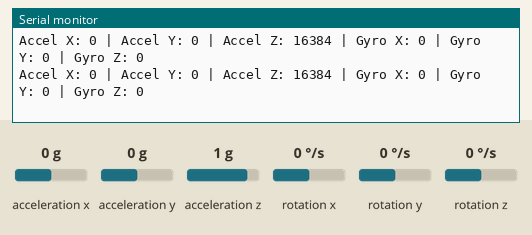
This sketch was run on a simulated Arduino Uno, built with avr-gcc and run on an emulated ATmega328P. Shown: the last lines printed to the serial monitor. The test bench sets the inputs (shaded band); at power-on: acceleration x 0 g, acceleration y 0 g, acceleration z 1 g, rotation x 0 °/s, rotation y 0 °/s, rotation z 0 °/s.

Above: at 1.2 s.
1.3 s: acceleration x set to -1.4 g
At 1.9 s:
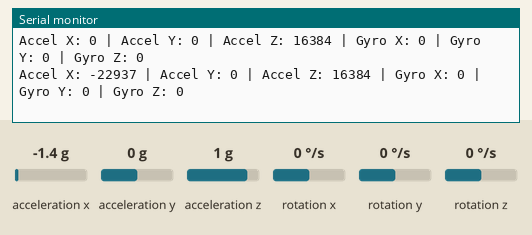
2.8 s: acceleration y set to -1.4 g
At 3.5 s:
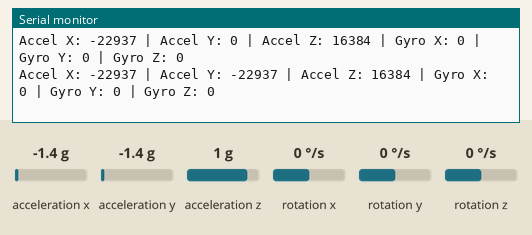
4.3 s: acceleration z set to -1.4 g
At 5.0 s:
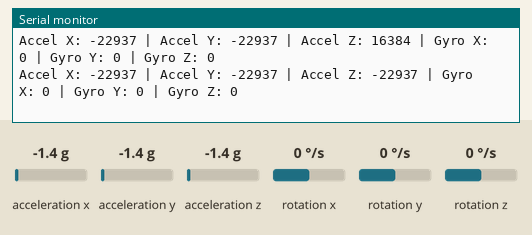
5.8 s: rotation x set to -192 °/s
At 6.5 s:
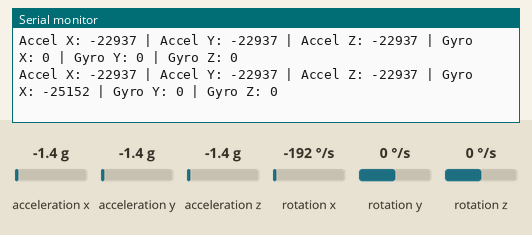
7.3 s: rotation y set to -192 °/s
At 8.0 s:
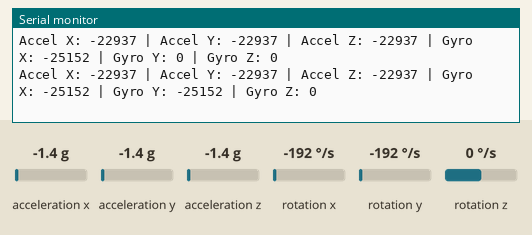

The sketch:

sketch_mar12a.ino
```cpp
#include <Wire.h>
#include <MPU6050.h>

MPU6050 mpu;

// Variables to hold raw sensor data
int16_t ax, ay, az;
int16_t gx, gy, gz;

void setup() {
    Serial.begin(115200);

    // Initialize the MPU6050
    Wire.begin();
    mpu.initialize();

    // Check for connection
    if (mpu.testConnection()) {
        Serial.println("MPU6050 connection successful");
    } else {
        Serial.println("MPU6050 connection failed");
    }
}

void loop() {
    // Read raw accelerometer and gyroscope data
    mpu.getMotion6(&ax, &ay, &az, &gx, &gy, &gz);

    // Print the values to the Serial Monitor
    Serial.print("Accel X: "); Serial.print(ax);
    Serial.print(" | Accel Y: "); Serial.print(ay);
    Serial.print(" | Accel Z: "); Serial.print(az);
    Serial.print(" | Gyro X: "); Serial.print(gx);
    Serial.print(" | Gyro Y: "); Serial.print(gy);
    Serial.print(" | Gyro Z: "); Serial.println(gz);

    // Delay for a while to make the output readable
    delay(500);
}
```

Measured:
- after the input at 1.3 s, the serial monitor: prints a new line after 0.22 s (image 1)
- after the input at 2.8 s, the serial monitor: prints a new line after 0.24 s (image 2)
- after the input at 4.3 s, the serial monitor: prints a new line after 0.25 s (image 3)
- after the input at 5.8 s, the serial monitor: prints a new line after 0.27 s (image 4)
- after the input at 7.3 s, the serial monitor: prints a new line after 0.29 s (image 5)
